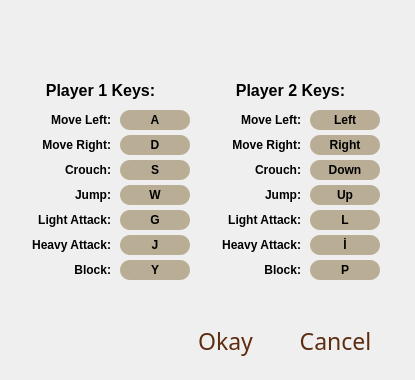
<?xml version="1.0" encoding="UTF-8"?>
<ui version="4.0">
 <class>Keys</class>
 <widget class="QDialog" name="Keys">
  <property name="geometry">
   <rect>
    <x>0</x>
    <y>0</y>
    <width>415</width>
    <height>380</height>
   </rect>
  </property>
  <property name="sizePolicy">
   <sizepolicy hsizetype="Fixed" vsizetype="Fixed">
    <horstretch>0</horstretch>
    <verstretch>0</verstretch>
   </sizepolicy>
  </property>
  <property name="windowTitle">
   <string>Dialog</string>
  </property>
  <property name="styleSheet">
   <string notr="true">QDialog {border-image: url(:/Images/UI/Keys.png);}</string>
  </property>
  <widget class="QLabel" name="player2label7">
   <property name="geometry">
    <rect>
     <x>200</x>
     <y>260</y>
     <width>101</width>
     <height>20</height>
    </rect>
   </property>
   <property name="font">
    <font>
     <bold>true</bold>
    </font>
   </property>
   <property name="styleSheet">
    <string notr="true">color: rgb(0, 0, 0);</string>
   </property>
   <property name="text">
    <string>Block:</string>
   </property>
   <property name="alignment">
    <set>Qt::AlignRight|Qt::AlignTrailing|Qt::AlignVCenter</set>
   </property>
  </widget>
  <widget class="QLabel" name="player1label3">
   <property name="geometry">
    <rect>
     <x>10</x>
     <y>160</y>
     <width>101</width>
     <height>20</height>
    </rect>
   </property>
   <property name="font">
    <font>
     <bold>true</bold>
    </font>
   </property>
   <property name="styleSheet">
    <string notr="true">color: rgb(0, 0, 0);</string>
   </property>
   <property name="text">
    <string>Crouch:</string>
   </property>
   <property name="alignment">
    <set>Qt::AlignRight|Qt::AlignTrailing|Qt::AlignVCenter</set>
   </property>
  </widget>
  <widget class="QLabel" name="player1label4">
   <property name="geometry">
    <rect>
     <x>10</x>
     <y>185</y>
     <width>101</width>
     <height>20</height>
    </rect>
   </property>
   <property name="font">
    <font>
     <bold>true</bold>
    </font>
   </property>
   <property name="styleSheet">
    <string notr="true">color: rgb(0, 0, 0);</string>
   </property>
   <property name="text">
    <string>Jump:</string>
   </property>
   <property name="alignment">
    <set>Qt::AlignRight|Qt::AlignTrailing|Qt::AlignVCenter</set>
   </property>
  </widget>
  <widget class="QLabel" name="player1label1">
   <property name="geometry">
    <rect>
     <x>10</x>
     <y>110</y>
     <width>101</width>
     <height>20</height>
    </rect>
   </property>
   <property name="font">
    <font>
     <bold>true</bold>
    </font>
   </property>
   <property name="styleSheet">
    <string notr="true">color: rgb(0, 0, 0);</string>
   </property>
   <property name="text">
    <string>Move Left:</string>
   </property>
   <property name="alignment">
    <set>Qt::AlignRight|Qt::AlignTrailing|Qt::AlignVCenter</set>
   </property>
  </widget>
  <widget class="QLabel" name="player1label6">
   <property name="geometry">
    <rect>
     <x>10</x>
     <y>235</y>
     <width>101</width>
     <height>20</height>
    </rect>
   </property>
   <property name="font">
    <font>
     <bold>true</bold>
    </font>
   </property>
   <property name="styleSheet">
    <string notr="true">color: rgb(0, 0, 0);</string>
   </property>
   <property name="text">
    <string>Heavy Attack:</string>
   </property>
   <property name="alignment">
    <set>Qt::AlignRight|Qt::AlignTrailing|Qt::AlignVCenter</set>
   </property>
  </widget>
  <widget class="QLabel" name="player1label7">
   <property name="geometry">
    <rect>
     <x>10</x>
     <y>260</y>
     <width>101</width>
     <height>20</height>
    </rect>
   </property>
   <property name="font">
    <font>
     <bold>true</bold>
    </font>
   </property>
   <property name="styleSheet">
    <string notr="true">color: rgb(0, 0, 0);</string>
   </property>
   <property name="text">
    <string>Block:</string>
   </property>
   <property name="alignment">
    <set>Qt::AlignRight|Qt::AlignTrailing|Qt::AlignVCenter</set>
   </property>
  </widget>
  <widget class="QLabel" name="player2label2">
   <property name="geometry">
    <rect>
     <x>200</x>
     <y>135</y>
     <width>101</width>
     <height>20</height>
    </rect>
   </property>
   <property name="font">
    <font>
     <bold>true</bold>
    </font>
   </property>
   <property name="styleSheet">
    <string notr="true">color: rgb(0, 0, 0);</string>
   </property>
   <property name="text">
    <string>Move Right:</string>
   </property>
   <property name="alignment">
    <set>Qt::AlignRight|Qt::AlignTrailing|Qt::AlignVCenter</set>
   </property>
  </widget>
  <widget class="QLabel" name="player1label5">
   <property name="geometry">
    <rect>
     <x>10</x>
     <y>210</y>
     <width>101</width>
     <height>20</height>
    </rect>
   </property>
   <property name="font">
    <font>
     <bold>true</bold>
    </font>
   </property>
   <property name="styleSheet">
    <string notr="true">color: rgb(0, 0, 0);</string>
   </property>
   <property name="text">
    <string>Light Attack:</string>
   </property>
   <property name="alignment">
    <set>Qt::AlignRight|Qt::AlignTrailing|Qt::AlignVCenter</set>
   </property>
  </widget>
  <widget class="QLabel" name="player2label5">
   <property name="geometry">
    <rect>
     <x>200</x>
     <y>210</y>
     <width>101</width>
     <height>20</height>
    </rect>
   </property>
   <property name="font">
    <font>
     <bold>true</bold>
    </font>
   </property>
   <property name="styleSheet">
    <string notr="true">color: rgb(0, 0, 0);</string>
   </property>
   <property name="text">
    <string>Light Attack:</string>
   </property>
   <property name="alignment">
    <set>Qt::AlignRight|Qt::AlignTrailing|Qt::AlignVCenter</set>
   </property>
  </widget>
  <widget class="QLabel" name="player2label3">
   <property name="geometry">
    <rect>
     <x>200</x>
     <y>160</y>
     <width>101</width>
     <height>20</height>
    </rect>
   </property>
   <property name="font">
    <font>
     <bold>true</bold>
    </font>
   </property>
   <property name="styleSheet">
    <string notr="true">color: rgb(0, 0, 0);</string>
   </property>
   <property name="text">
    <string>Crouch:</string>
   </property>
   <property name="alignment">
    <set>Qt::AlignRight|Qt::AlignTrailing|Qt::AlignVCenter</set>
   </property>
  </widget>
  <widget class="QLabel" name="player2label6">
   <property name="geometry">
    <rect>
     <x>200</x>
     <y>235</y>
     <width>101</width>
     <height>20</height>
    </rect>
   </property>
   <property name="font">
    <font>
     <bold>true</bold>
    </font>
   </property>
   <property name="styleSheet">
    <string notr="true">color: rgb(0, 0, 0);</string>
   </property>
   <property name="text">
    <string>Heavy Attack:</string>
   </property>
   <property name="alignment">
    <set>Qt::AlignRight|Qt::AlignTrailing|Qt::AlignVCenter</set>
   </property>
  </widget>
  <widget class="QLabel" name="player2keys">
   <property name="geometry">
    <rect>
     <x>200</x>
     <y>70</y>
     <width>181</width>
     <height>41</height>
    </rect>
   </property>
   <property name="font">
    <font>
     <pointsize>12</pointsize>
     <bold>true</bold>
    </font>
   </property>
   <property name="styleSheet">
    <string notr="true">color: rgb(0, 0, 0);</string>
   </property>
   <property name="text">
    <string>Player 2 Keys:</string>
   </property>
   <property name="alignment">
    <set>Qt::AlignCenter</set>
   </property>
  </widget>
  <widget class="QLabel" name="player2label4">
   <property name="geometry">
    <rect>
     <x>200</x>
     <y>185</y>
     <width>101</width>
     <height>20</height>
    </rect>
   </property>
   <property name="font">
    <font>
     <bold>true</bold>
    </font>
   </property>
   <property name="styleSheet">
    <string notr="true">color: rgb(0, 0, 0);</string>
   </property>
   <property name="text">
    <string>Jump:</string>
   </property>
   <property name="alignment">
    <set>Qt::AlignRight|Qt::AlignTrailing|Qt::AlignVCenter</set>
   </property>
  </widget>
  <widget class="QLabel" name="player1keys">
   <property name="geometry">
    <rect>
     <x>10</x>
     <y>70</y>
     <width>181</width>
     <height>41</height>
    </rect>
   </property>
   <property name="font">
    <font>
     <pointsize>12</pointsize>
     <bold>true</bold>
    </font>
   </property>
   <property name="styleSheet">
    <string notr="true">color: rgb(0, 0, 0);</string>
   </property>
   <property name="text">
    <string>Player 1 Keys:</string>
   </property>
   <property name="alignment">
    <set>Qt::AlignCenter</set>
   </property>
  </widget>
  <widget class="QLabel" name="player1label2">
   <property name="geometry">
    <rect>
     <x>10</x>
     <y>135</y>
     <width>101</width>
     <height>20</height>
    </rect>
   </property>
   <property name="font">
    <font>
     <bold>true</bold>
    </font>
   </property>
   <property name="styleSheet">
    <string notr="true">color: rgb(0, 0, 0);</string>
   </property>
   <property name="text">
    <string>Move Right:</string>
   </property>
   <property name="alignment">
    <set>Qt::AlignRight|Qt::AlignTrailing|Qt::AlignVCenter</set>
   </property>
  </widget>
  <widget class="QLabel" name="player2label1">
   <property name="geometry">
    <rect>
     <x>200</x>
     <y>110</y>
     <width>101</width>
     <height>20</height>
    </rect>
   </property>
   <property name="font">
    <font>
     <bold>true</bold>
    </font>
   </property>
   <property name="styleSheet">
    <string notr="true">color: rgb(0, 0, 0);</string>
   </property>
   <property name="text">
    <string>Move Left:</string>
   </property>
   <property name="alignment">
    <set>Qt::AlignRight|Qt::AlignTrailing|Qt::AlignVCenter</set>
   </property>
  </widget>
  <widget class="QPushButton" name="okayButton">
   <property name="geometry">
    <rect>
     <x>170</x>
     <y>320</y>
     <width>111</width>
     <height>41</height>
    </rect>
   </property>
   <property name="font">
    <font>
     <family>Karate</family>
     <pointsize>17</pointsize>
    </font>
   </property>
   <property name="cursor">
    <cursorShape>PointingHandCursor</cursorShape>
   </property>
   <property name="focusPolicy">
    <enum>Qt::NoFocus</enum>
   </property>
   <property name="styleSheet">
    <string notr="true">QPushButton {
	color: rgb(94, 44, 17);
	font-family: 'Karate';
	border-radius: 10px;
}

QPushButton:hover {
	background-color: rgba(102, 32, 0, 0.3);
}
</string>
   </property>
   <property name="text">
    <string>Okay</string>
   </property>
  </widget>
  <widget class="QPushButton" name="cancelButton">
   <property name="geometry">
    <rect>
     <x>280</x>
     <y>320</y>
     <width>111</width>
     <height>41</height>
    </rect>
   </property>
   <property name="font">
    <font>
     <family>Karate</family>
     <pointsize>17</pointsize>
    </font>
   </property>
   <property name="cursor">
    <cursorShape>PointingHandCursor</cursorShape>
   </property>
   <property name="focusPolicy">
    <enum>Qt::NoFocus</enum>
   </property>
   <property name="styleSheet">
    <string notr="true">QPushButton {
	color: rgb(94, 44, 17);
	font-family: 'Karate';
	border-radius: 10px;
}

QPushButton:hover {
	background-color: rgba(102, 32, 0, 0.3);
}
</string>
   </property>
   <property name="text">
    <string>Cancel</string>
   </property>
  </widget>
  <widget class="QPushButton" name="player1edit1">
   <property name="geometry">
    <rect>
     <x>120</x>
     <y>110</y>
     <width>70</width>
     <height>20</height>
    </rect>
   </property>
   <property name="font">
    <font>
     <bold>true</bold>
    </font>
   </property>
   <property name="cursor">
    <cursorShape>PointingHandCursor</cursorShape>
   </property>
   <property name="focusPolicy">
    <enum>Qt::NoFocus</enum>
   </property>
   <property name="styleSheet">
    <string notr="true">QPushButton {
    background-color: rgba(102, 75, 10, 100);
    border-radius: 10px;
    color: rgb(0, 0, 0);
}

QPushButton:hover {background-color: rgba(102, 75, 10, 130);}
QPushButton:checked {background-color: rgba(102, 75, 10, 150);}</string>
   </property>
   <property name="text">
    <string>A</string>
   </property>
   <property name="checkable">
    <bool>true</bool>
   </property>
  </widget>
  <widget class="QPushButton" name="player1edit2">
   <property name="geometry">
    <rect>
     <x>120</x>
     <y>135</y>
     <width>70</width>
     <height>20</height>
    </rect>
   </property>
   <property name="font">
    <font>
     <bold>true</bold>
    </font>
   </property>
   <property name="cursor">
    <cursorShape>PointingHandCursor</cursorShape>
   </property>
   <property name="focusPolicy">
    <enum>Qt::NoFocus</enum>
   </property>
   <property name="styleSheet">
    <string notr="true">QPushButton {
    background-color: rgba(102, 75, 10, 100);
    border-radius: 10px;
    color: rgb(0, 0, 0);
}

QPushButton:hover {background-color: rgba(102, 75, 10, 130);}
QPushButton:checked {background-color: rgba(102, 75, 10, 150);}</string>
   </property>
   <property name="text">
    <string>D</string>
   </property>
   <property name="checkable">
    <bool>true</bool>
   </property>
  </widget>
  <widget class="QPushButton" name="player1edit3">
   <property name="geometry">
    <rect>
     <x>120</x>
     <y>160</y>
     <width>70</width>
     <height>20</height>
    </rect>
   </property>
   <property name="font">
    <font>
     <bold>true</bold>
    </font>
   </property>
   <property name="cursor">
    <cursorShape>PointingHandCursor</cursorShape>
   </property>
   <property name="focusPolicy">
    <enum>Qt::NoFocus</enum>
   </property>
   <property name="styleSheet">
    <string notr="true">QPushButton {
    background-color: rgba(102, 75, 10, 100);
    border-radius: 10px;
    color: rgb(0, 0, 0);
}

QPushButton:hover {background-color: rgba(102, 75, 10, 130);}
QPushButton:checked {background-color: rgba(102, 75, 10, 150);}</string>
   </property>
   <property name="text">
    <string>S</string>
   </property>
   <property name="checkable">
    <bool>true</bool>
   </property>
  </widget>
  <widget class="QPushButton" name="player1edit4">
   <property name="geometry">
    <rect>
     <x>120</x>
     <y>185</y>
     <width>70</width>
     <height>20</height>
    </rect>
   </property>
   <property name="font">
    <font>
     <bold>true</bold>
    </font>
   </property>
   <property name="cursor">
    <cursorShape>PointingHandCursor</cursorShape>
   </property>
   <property name="focusPolicy">
    <enum>Qt::NoFocus</enum>
   </property>
   <property name="styleSheet">
    <string notr="true">QPushButton {
    background-color: rgba(102, 75, 10, 100);
    border-radius: 10px;
    color: rgb(0, 0, 0);
}

QPushButton:hover {background-color: rgba(102, 75, 10, 130);}
QPushButton:checked {background-color: rgba(102, 75, 10, 150);}</string>
   </property>
   <property name="text">
    <string>W</string>
   </property>
   <property name="checkable">
    <bool>true</bool>
   </property>
  </widget>
  <widget class="QPushButton" name="player1edit5">
   <property name="geometry">
    <rect>
     <x>120</x>
     <y>210</y>
     <width>70</width>
     <height>20</height>
    </rect>
   </property>
   <property name="font">
    <font>
     <bold>true</bold>
    </font>
   </property>
   <property name="cursor">
    <cursorShape>PointingHandCursor</cursorShape>
   </property>
   <property name="focusPolicy">
    <enum>Qt::NoFocus</enum>
   </property>
   <property name="styleSheet">
    <string notr="true">QPushButton {
    background-color: rgba(102, 75, 10, 100);
    border-radius: 10px;
    color: rgb(0, 0, 0);
}

QPushButton:hover {background-color: rgba(102, 75, 10, 130);}
QPushButton:checked {background-color: rgba(102, 75, 10, 150);}</string>
   </property>
   <property name="text">
    <string>G</string>
   </property>
   <property name="checkable">
    <bool>true</bool>
   </property>
  </widget>
  <widget class="QPushButton" name="player1edit6">
   <property name="geometry">
    <rect>
     <x>120</x>
     <y>235</y>
     <width>70</width>
     <height>20</height>
    </rect>
   </property>
   <property name="font">
    <font>
     <bold>true</bold>
    </font>
   </property>
   <property name="cursor">
    <cursorShape>PointingHandCursor</cursorShape>
   </property>
   <property name="focusPolicy">
    <enum>Qt::NoFocus</enum>
   </property>
   <property name="styleSheet">
    <string notr="true">QPushButton {
    background-color: rgba(102, 75, 10, 100);
    border-radius: 10px;
    color: rgb(0, 0, 0);
}

QPushButton:hover {background-color: rgba(102, 75, 10, 130);}
QPushButton:checked {background-color: rgba(102, 75, 10, 150);}</string>
   </property>
   <property name="text">
    <string>J</string>
   </property>
   <property name="checkable">
    <bool>true</bool>
   </property>
  </widget>
  <widget class="QPushButton" name="player1edit7">
   <property name="geometry">
    <rect>
     <x>120</x>
     <y>260</y>
     <width>70</width>
     <height>20</height>
    </rect>
   </property>
   <property name="font">
    <font>
     <bold>true</bold>
    </font>
   </property>
   <property name="cursor">
    <cursorShape>PointingHandCursor</cursorShape>
   </property>
   <property name="focusPolicy">
    <enum>Qt::NoFocus</enum>
   </property>
   <property name="styleSheet">
    <string notr="true">QPushButton {
    background-color: rgba(102, 75, 10, 100);
    border-radius: 10px;
    color: rgb(0, 0, 0);
}

QPushButton:hover {background-color: rgba(102, 75, 10, 130);}
QPushButton:checked {background-color: rgba(102, 75, 10, 150);}</string>
   </property>
   <property name="text">
    <string>Y</string>
   </property>
   <property name="checkable">
    <bool>true</bool>
   </property>
  </widget>
  <widget class="QPushButton" name="player2edit1">
   <property name="geometry">
    <rect>
     <x>310</x>
     <y>110</y>
     <width>70</width>
     <height>20</height>
    </rect>
   </property>
   <property name="font">
    <font>
     <bold>true</bold>
    </font>
   </property>
   <property name="cursor">
    <cursorShape>PointingHandCursor</cursorShape>
   </property>
   <property name="focusPolicy">
    <enum>Qt::NoFocus</enum>
   </property>
   <property name="styleSheet">
    <string notr="true">QPushButton {
    background-color: rgba(102, 75, 10, 100);
    border-radius: 10px;
    color: rgb(0, 0, 0);
}

QPushButton:hover {background-color: rgba(102, 75, 10, 130);}
QPushButton:checked {background-color: rgba(102, 75, 10, 150);}</string>
   </property>
   <property name="text">
    <string>Left</string>
   </property>
   <property name="checkable">
    <bool>true</bool>
   </property>
  </widget>
  <widget class="QPushButton" name="player2edit7">
   <property name="geometry">
    <rect>
     <x>310</x>
     <y>260</y>
     <width>70</width>
     <height>20</height>
    </rect>
   </property>
   <property name="font">
    <font>
     <bold>true</bold>
    </font>
   </property>
   <property name="cursor">
    <cursorShape>PointingHandCursor</cursorShape>
   </property>
   <property name="focusPolicy">
    <enum>Qt::NoFocus</enum>
   </property>
   <property name="styleSheet">
    <string notr="true">QPushButton {
    background-color: rgba(102, 75, 10, 100);
    border-radius: 10px;
    color: rgb(0, 0, 0);
}

QPushButton:hover {background-color: rgba(102, 75, 10, 130);}
QPushButton:checked {background-color: rgba(102, 75, 10, 150);}</string>
   </property>
   <property name="text">
    <string>P</string>
   </property>
   <property name="checkable">
    <bool>true</bool>
   </property>
  </widget>
  <widget class="QPushButton" name="player2edit5">
   <property name="geometry">
    <rect>
     <x>310</x>
     <y>210</y>
     <width>70</width>
     <height>20</height>
    </rect>
   </property>
   <property name="font">
    <font>
     <bold>true</bold>
    </font>
   </property>
   <property name="cursor">
    <cursorShape>PointingHandCursor</cursorShape>
   </property>
   <property name="focusPolicy">
    <enum>Qt::NoFocus</enum>
   </property>
   <property name="styleSheet">
    <string notr="true">QPushButton {
    background-color: rgba(102, 75, 10, 100);
    border-radius: 10px;
    color: rgb(0, 0, 0);
}

QPushButton:hover {background-color: rgba(102, 75, 10, 130);}
QPushButton:checked {background-color: rgba(102, 75, 10, 150);}</string>
   </property>
   <property name="text">
    <string>L</string>
   </property>
   <property name="checkable">
    <bool>true</bool>
   </property>
  </widget>
  <widget class="QPushButton" name="player2edit6">
   <property name="geometry">
    <rect>
     <x>310</x>
     <y>235</y>
     <width>70</width>
     <height>20</height>
    </rect>
   </property>
   <property name="font">
    <font>
     <bold>true</bold>
    </font>
   </property>
   <property name="cursor">
    <cursorShape>PointingHandCursor</cursorShape>
   </property>
   <property name="focusPolicy">
    <enum>Qt::NoFocus</enum>
   </property>
   <property name="styleSheet">
    <string notr="true">QPushButton {
    background-color: rgba(102, 75, 10, 100);
    border-radius: 10px;
    color: rgb(0, 0, 0);
}

QPushButton:hover {background-color: rgba(102, 75, 10, 130);}
QPushButton:checked {background-color: rgba(102, 75, 10, 150);}</string>
   </property>
   <property name="text">
    <string>İ</string>
   </property>
   <property name="checkable">
    <bool>true</bool>
   </property>
  </widget>
  <widget class="QPushButton" name="player2edit2">
   <property name="geometry">
    <rect>
     <x>310</x>
     <y>135</y>
     <width>70</width>
     <height>20</height>
    </rect>
   </property>
   <property name="font">
    <font>
     <bold>true</bold>
    </font>
   </property>
   <property name="cursor">
    <cursorShape>PointingHandCursor</cursorShape>
   </property>
   <property name="focusPolicy">
    <enum>Qt::NoFocus</enum>
   </property>
   <property name="styleSheet">
    <string notr="true">QPushButton {
    background-color: rgba(102, 75, 10, 100);
    border-radius: 10px;
    color: rgb(0, 0, 0);
}

QPushButton:hover {background-color: rgba(102, 75, 10, 130);}
QPushButton:checked {background-color: rgba(102, 75, 10, 150);}</string>
   </property>
   <property name="text">
    <string>Right</string>
   </property>
   <property name="checkable">
    <bool>true</bool>
   </property>
  </widget>
  <widget class="QPushButton" name="player2edit3">
   <property name="geometry">
    <rect>
     <x>310</x>
     <y>160</y>
     <width>70</width>
     <height>20</height>
    </rect>
   </property>
   <property name="font">
    <font>
     <bold>true</bold>
    </font>
   </property>
   <property name="cursor">
    <cursorShape>PointingHandCursor</cursorShape>
   </property>
   <property name="focusPolicy">
    <enum>Qt::NoFocus</enum>
   </property>
   <property name="styleSheet">
    <string notr="true">QPushButton {
    background-color: rgba(102, 75, 10, 100);
    border-radius: 10px;
    color: rgb(0, 0, 0);
}

QPushButton:hover {background-color: rgba(102, 75, 10, 130);}
QPushButton:checked {background-color: rgba(102, 75, 10, 150);}</string>
   </property>
   <property name="text">
    <string>Down</string>
   </property>
   <property name="checkable">
    <bool>true</bool>
   </property>
  </widget>
  <widget class="QPushButton" name="player2edit4">
   <property name="geometry">
    <rect>
     <x>310</x>
     <y>185</y>
     <width>70</width>
     <height>20</height>
    </rect>
   </property>
   <property name="font">
    <font>
     <bold>true</bold>
    </font>
   </property>
   <property name="cursor">
    <cursorShape>PointingHandCursor</cursorShape>
   </property>
   <property name="focusPolicy">
    <enum>Qt::NoFocus</enum>
   </property>
   <property name="styleSheet">
    <string notr="true">QPushButton {
    background-color: rgba(102, 75, 10, 100);
    border-radius: 10px;
    color: rgb(0, 0, 0);
}

QPushButton:hover {background-color: rgba(102, 75, 10, 130);}
QPushButton:checked {background-color: rgba(102, 75, 10, 150);}</string>
   </property>
   <property name="text">
    <string>Up</string>
   </property>
   <property name="checkable">
    <bool>true</bool>
   </property>
  </widget>
 </widget>
 <resources/>
 <connections/>
</ui>
